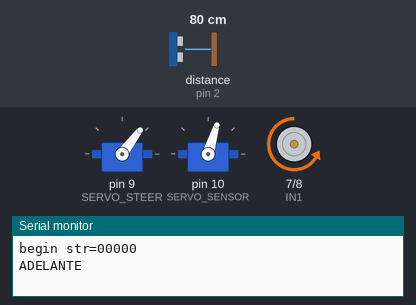
Bench run of a sketch on a simulated Arduino Uno, built with avr-gcc and run on an emulated ATmega328P. On the bench: 2 × servo, motor-driver pin pairs drawn as motors (green arrow = first pin HIGH = forward, orange = second pin HIGH = backward, longer = more drive, scaled by the enable pin), the last lines printed to the serial monitor. Wiring (inferred from the names in the program): ultrasonic range finder: trigger pin 3; echo pin 2. Inputs (shaded band) come from the test bench; at power-on: distance to the obstacle (sensor on pin 2) 80 cm. The echo pulse lasts 58.3 µs per cm.

Above: at 3.2 s.
3.3 s: distance to the obstacle (sensor on pin 2) set to 39 cm
At 3.78 s:
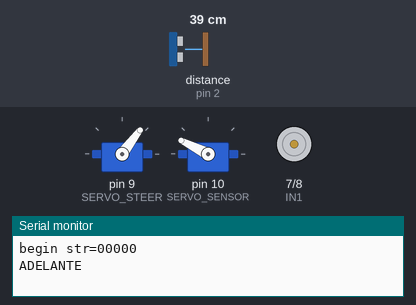
6.3 s: distance to the obstacle (sensor on pin 2) set to 34 cm
At 7.9 s:
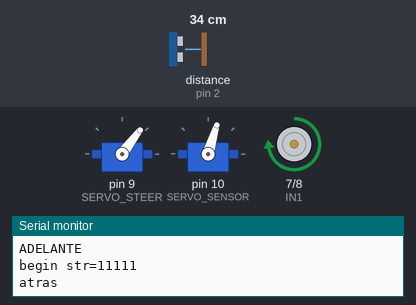
9.3 s: distance to the obstacle (sensor on pin 2) set to 60 cm
At 10.9 s:
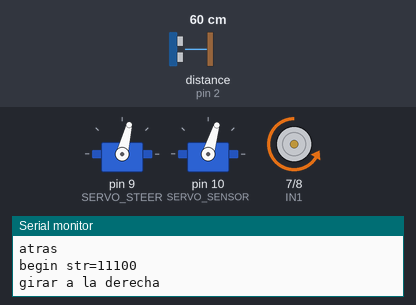
12.1 s: distance to the obstacle (sensor on pin 2) set to 2 cm
15.1 s: distance to the obstacle (sensor on pin 2) set to 120 cm
Timing chart, 0 to 19.1 s (numbered marks = the images above; inputs shaded):
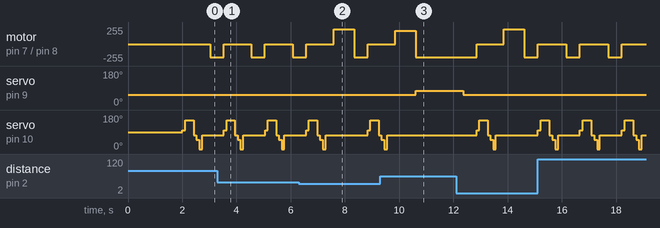

The sketch:

Oreobot_pipipipipipi.ino
```cpp
#include <PWMServo.h>
#define IN1 7
#define IN2 8
#define ENA 5       // Pin ENA

#define FRONT 53       // grados cuando el volante está orientado hacia adelante
int SHARP_RIGHT=FRONT+23;
int SHARP_LEFT=FRONT-23;
int  RIGHT=FRONT+10;
int  LEFT=FRONT-10;

#define SENSOR_FRONT 73
int SENSOR_LEFT=SENSOR_FRONT+25;
int SENSOR_RIGHT=SENSOR_FRONT-25;
int SENSOR_FAR_LEFT=SENSOR_FRONT+80;
int SENSOR_FAR_RIGHT=SENSOR_FRONT-80;

#define DELAY_TIME    1000

#define SPEED         200
#define FAST_SPEED    225
#define MID_SPEED     200
#define SERVO_STEER   9  // servo de dirección conectado a D9
#define SERVO_SENSOR  10  // servo de sensor ultrasónico conectado a D10

#define Echo_PIN    2 // pin Echo del sensor ultrasónico conectado a D11
#define Trig_PIN    3  // pin Trig del sensor ultrasónico conectado a D12

PWMServo head;
PWMServo head_steer;
int leftscanval, centerscanval, rightscanval, ldiagonalscanval, rdiagonalscanval;
const int distancelimit =35; // límite de distancia para obstáculos adelante
const int sidedistancelimit = 35; // distancia mínima en cm a obstáculos en ambos lados (el carro permitirá una distancia más corta lateralmente)
int distance;
int numcycles = 0;
const int forwardtime = 500; // Tiempo que el robot pasa girando (milisegundos)
const int turntime = 1750; // Tiempo que el robot pasa girando (milisegundos)
const int backtime = 750; // Tiempo que el robot pasa girando (milisegundos)
const int softurn = 700; // Tiempo que el robot pasa girando (milisegundos)
#define LPT 2 // contador de bucle de escaneo
int thereis;
/* control de motores */
void  go_Back(int speed)  // Atras
{
  digitalWrite(IN1, HIGH);
  digitalWrite(IN2,LOW);
  analogWrite(ENA,speed);
}

void go_Advance(int speed)  // Adelante
{
  digitalWrite(IN1, LOW);
  digitalWrite(IN2,HIGH);
  analogWrite(ENA,speed);
}

void turn(int angle)
{
  head_steer.write(angle);
}

void stop_Stop()    // Detener
{
  digitalWrite(IN1, LOW);
  digitalWrite(IN2,LOW);
  analogWrite(ENA,0);
}

void setup() {
 pinMode(ENA, OUTPUT);
 pinMode(IN1, OUTPUT);
 pinMode(IN2, OUTPUT);
 pinMode(Trig_PIN, OUTPUT);
 pinMode(Echo_PIN,INPUT);

 head_steer.attach(SERVO_STEER);
 head.attach(SERVO_SENSOR);
 head.write(90);
 turn(FRONT);
 stop_Stop();
 delay(2000);

 Serial.begin(9600);

}
int watch(){
  long echo_distance;
  digitalWrite(Trig_PIN,LOW);
  delayMicroseconds(5);
  digitalWrite(Trig_PIN,HIGH);
  delayMicroseconds(15);
  digitalWrite(Trig_PIN,LOW);
  echo_distance=pulseIn(Echo_PIN,HIGH);
  echo_distance=echo_distance*0.01657; // distancia del objeto en cm
  //Serial.println((int)echo_distance);
  return round(echo_distance);
}
// Mide distancias a la derecha, izquierda, frente, diagonal izquierda, diagonal derecha y las asigna en cm a las variables rightscanval,
// leftscanval, centerscanval, ldiagonalscanval y rdiagonalscanval (hay 5 puntos para prueba de distancia)
String watchsurrounding(){
/*  obstacle_status es un entero binario, sus últimos 5 dígitos representan si hay obstáculos en 5 direcciones,
 *   por ejemplo B101000 los últimos 5 dígitos son 01000, que representa que hay obstáculo en la izquierda al frente, B100111 significa que hay obstáculos al frente, a la derecha al frente y a la derecha
 */

int obstacle_status =B100000;
  centerscanval = watch();
  if(centerscanval<distancelimit){
    stop_Stop();

    obstacle_status  =obstacle_status | B100;
    }
  head.write(SENSOR_LEFT);
  delay(100);
  ldiagonalscanval = watch();
  if(ldiagonalscanval<distancelimit){
    stop_Stop();

     obstacle_status  =obstacle_status | B1000;
    }
  head.write(SENSOR_FAR_LEFT); // No se usan 180 grados porque mi servo no puede tomar este ángulo
  delay(300);
  leftscanval = watch();
  if(leftscanval<sidedistancelimit){
    stop_Stop();

     obstacle_status  =obstacle_status | B10000;
    }

  head.write(SENSOR_FRONT); // usa 90 grados si estás moviendo tu servo a través de los 180 grados completos
  delay(100);
  centerscanval = watch();
  if(centerscanval<distancelimit){
    stop_Stop();

    obstacle_status  =obstacle_status | B100;
    }
  head.write(SENSOR_RIGHT);
  delay(100);
  rdiagonalscanval = watch();
  if(rdiagonalscanval<distancelimit){
    stop_Stop();

    obstacle_status  =obstacle_status | B10;
    }
  head.write(SENSOR_FAR_RIGHT);
  delay(100);
  rightscanval = watch();
  if(rightscanval<sidedistancelimit){
    stop_Stop();

    obstacle_status  =obstacle_status | 1;
    }
  head.write(SENSOR_FRONT); // Termina de mirar alrededor (mira hacia adelante nuevamente)
  delay(300);
   String obstacle_str= String(obstacle_status,BIN);
  obstacle_str= obstacle_str.substring(1,6);

  return obstacle_str; // devuelve una cadena de 5 caracteres que representa el estado del obstáculo en 5 direcciones
}

void auto_avoidance(){

  ++numcycles;
  if(numcycles>=LPT){ // Ver si hay algo alrededor cada bucles LPT mientras se mueve hacia adelante
     stop_Stop();
    String obstacle_sign=watchsurrounding(); // Los 5 dígitos de obstacle_sign representan el estado del obstáculo en 5 direcciones
      Serial.print("begin str=");
        Serial.println(obstacle_sign);
                    if( obstacle_sign=="00000"){
     Serial.println("ADELANTE");
     turn(FRONT);
     go_Advance(SPEED);

    }


    else if( obstacle_sign=="00001" ||obstacle_sign=="00010"||obstacle_sign=="01111" ){
    Serial.println("girar a la izquierda");

 go_Back(FAST_SPEED);
delay(backtime);
          turn(LEFT);
     go_Advance(SPEED);
      delay(softurn);
      stop_Stop();
      turn(FRONT);
    }

        else if( obstacle_sign=="00011" ||obstacle_sign=="00111" ||obstacle_sign=="01111" ){
    Serial.println("girar a la izquierda");
go_Back(SPEED);
delay(backtime);

          turn(SHARP_LEFT);
     go_Advance(SPEED);
      delay(turntime);
      stop_Stop();
      turn(FRONT);

    }
     else if(   obstacle_sign=="11100"|| obstacle_sign=="11110" ){
     Serial.println("girar a la derecha");

    go_Back(SPEED);
delay(backtime);

           turn(SHARP_RIGHT);
     go_Advance(SPEED);
      delay(turntime);
      stop_Stop();
      turn(FRONT);
    }
           else if( obstacle_sign=="10000" ||obstacle_sign=="01000"||obstacle_sign=="11000"){
    Serial.println("girar a la izquierda");
 go_Back(FAST_SPEED);
delay(backtime);
          turn(RIGHT);
     go_Advance(SPEED);
      delay(softurn);
      stop_Stop();
      turn(FRONT);
    }

   else if ( obstacle_sign=="11111" ||obstacle_sign=="01110" ||obstacle_sign=="00100") {
    Serial.println("atras");

      stop_Stop();
      go_Back(FAST_SPEED);
      delay(backtime);
   }
else
    Serial.println("atras");

      go_Advance(MID_SPEED);
      delay(forwardtime);
    }

}

  //else  Serial.println(numcycles);

/*detección de distancia ultrasónica*/
void loop() {
 auto_avoidance();

}
/*detección de distancia ultrasónica*/
```

Measured:
- the behaviour switches between 37 and 36 cm on distance to the obstacle (sensor on pin 2) (found by bisection; images 1 and 2)
- after the input at 9.3 s, servo on pin 9 (SERVO_STEER): 53° → 76° after 1.3 s; servo on pin 10 (SERVO_SENSOR): goes on until 9.6 s, then stays 73°
- by itself, motor on pin 7 (IN1) / pin 8 (IN2): alternates backward 200/255 for 0.50 s and stopped for 1.0 s
